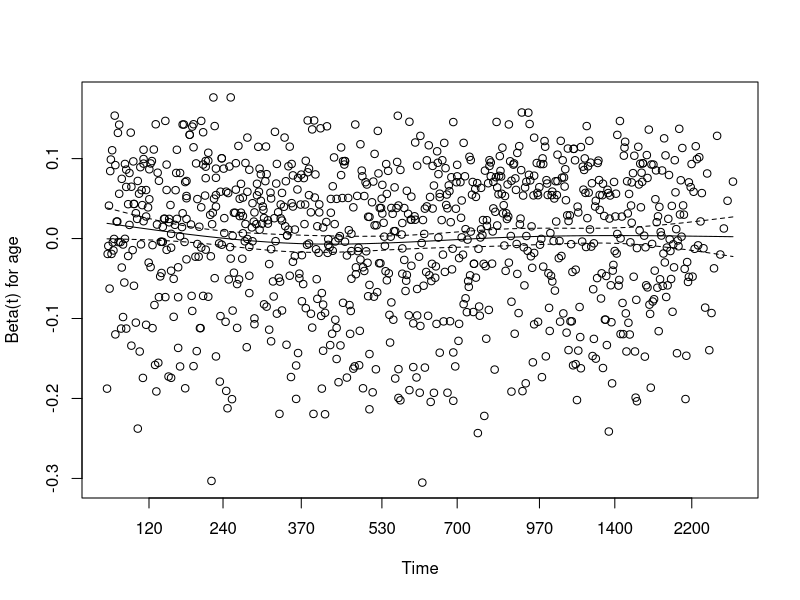
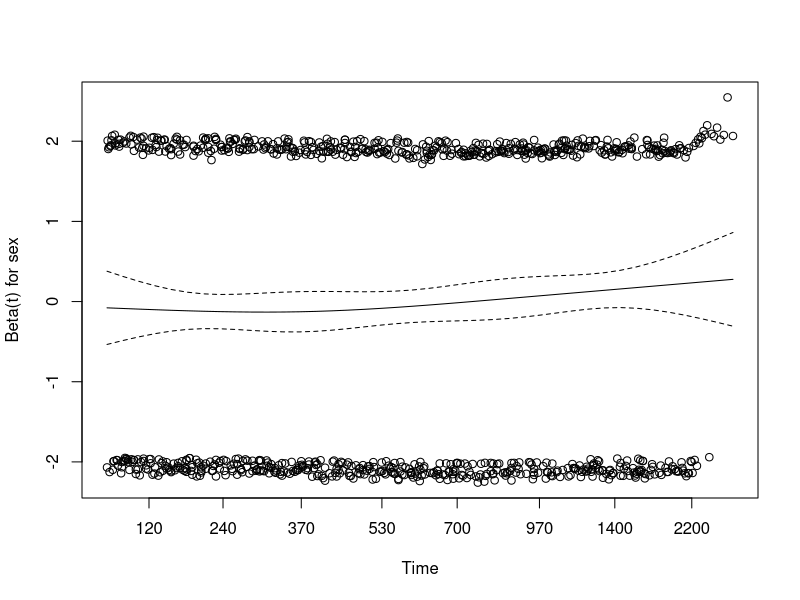
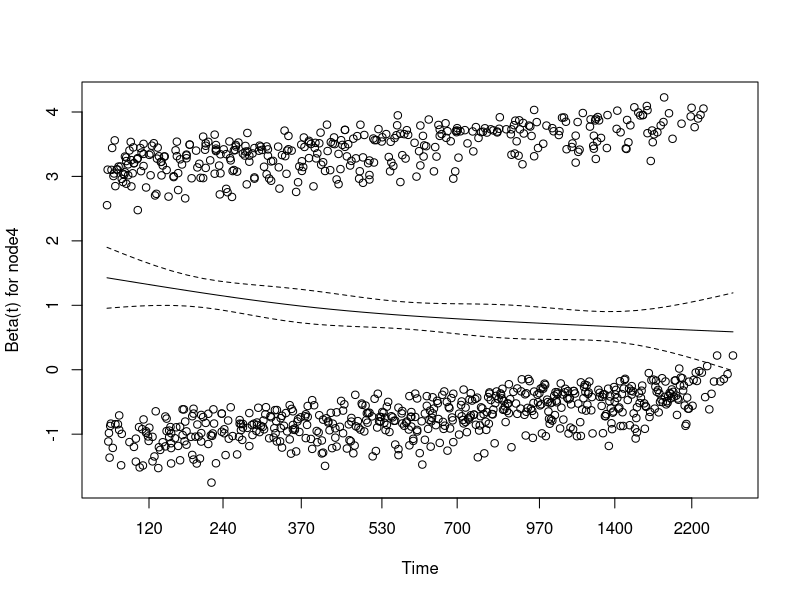
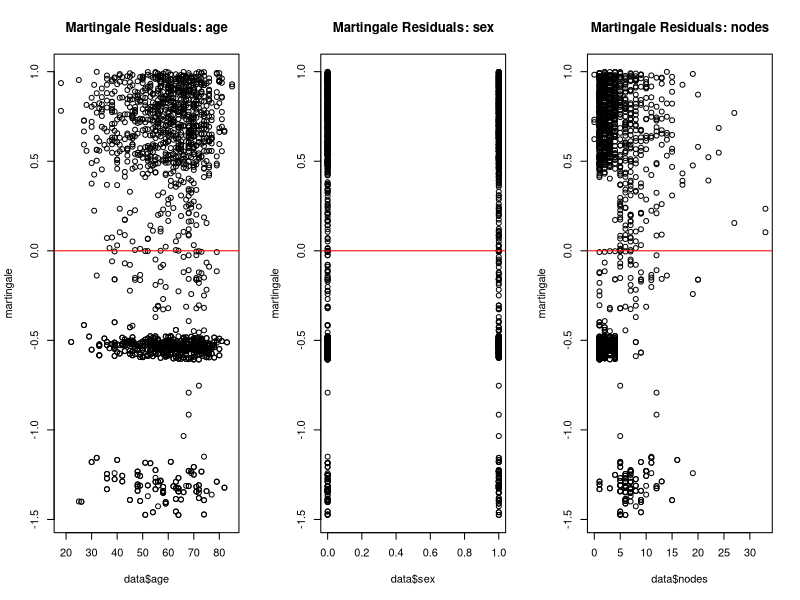
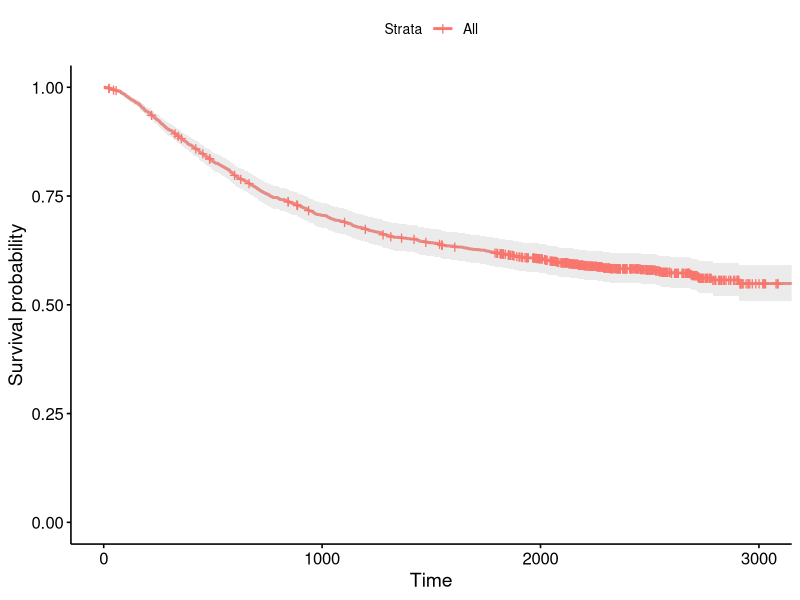
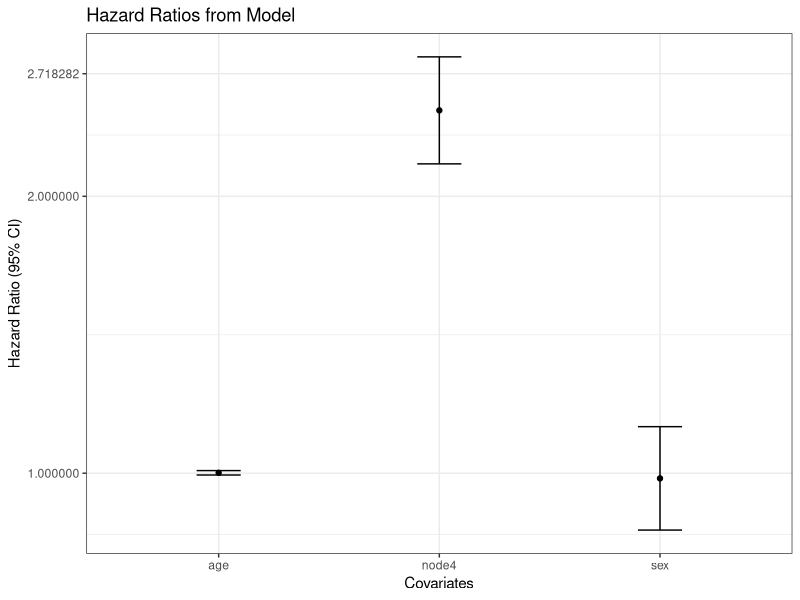
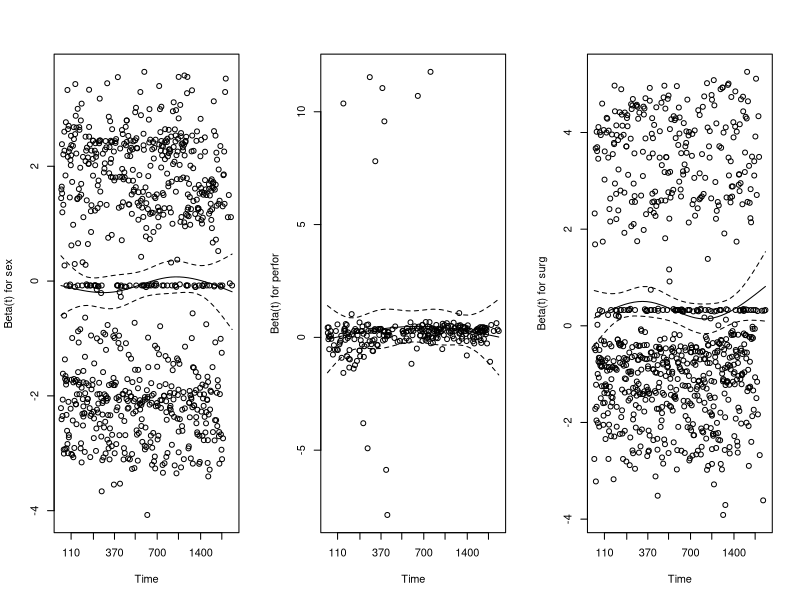
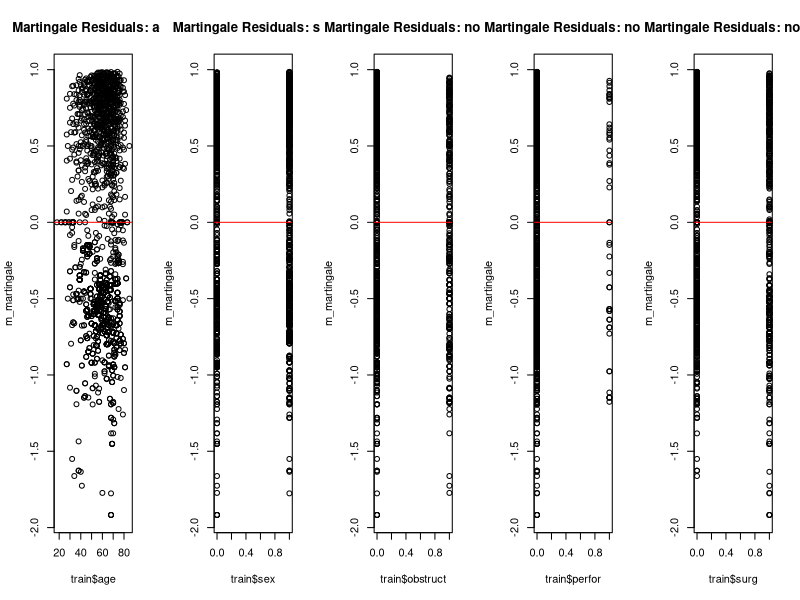

The R script that drew these images, in order:
## ---- chunk 1
library(survival)
data <- survival::colon
head(data)
## ---- chunk 2
cox <- coxph(Surv(time, status) ~ age + sex + node4,
             data = data)

summary(cox)
## ---- chunk 3
cox.zph(cox)

plot(cox.zph(cox))
## ---- chunk 4
martingale <- resid(cox, type = "martingale")

#Create a plot for each covariate in the model
par(mfrow = c(1,3))
plot(data$age, martingale, main = "Martingale Residuals: age")
abline(h = 0, col = "red")
plot(data$sex, martingale, main = "Martingale Residuals: sex")
abline(h = 0, col = "red")
plot(data$nodes, martingale, main = "Martingale Residuals: nodes")
abline(h = 0, col = "red")

## ---- chunk 5
#Get C index
(c_index <- concordance(cox, newdata = data))
## ---- chunk 6
library(survminer)
library(tidyverse)

survfit <- survfit(cox)

ggsurvplot(survfit,
           data = data,
           conf.int = TRUE,
           palette = "Dark1",
           pval = TRUE)
## ---- chunk 7
library(broom)

model_summary <- tidy(cox)

ggplot(model_summary,
       aes(x = term, y = exp(estimate), 
           ymin = exp(estimate-1.96*std.error),
           ymax = exp(estimate+1.96*std.error)))+
  geom_point()+
  geom_errorbar(width = .2)+
  scale_y_continuous(trans = "log")+
  labs(x = "Covariates",
       y = "Hazard Ratio (95% CI)",
       title = "Hazard Ratios from Model")+theme_bw()
  
## ---- chunk 8
#Create training and testing sets

set.seed(100)

split <- sample(1:nrow(data), size = round(.9*nrow(data)))

train <- data[split,]
test <- data[-split,]
## ---- chunk 9
m <- coxph(Surv(time, status) ~ strata(age) + sex + strata(obstruct) + perfor + surg,
             data = train)

summary(m)
## ---- chunk 10
cox.zph(m)

plot(cox.zph(m))
## ---- chunk 11
m_martingale <- resid(m, type = "martingale")

#Create a plot for each covariate in the model
par(mfrow = c(1,5))
plot(train$age, m_martingale, main = "Martingale Residuals: age")
abline(h = 0, col = "red")

plot(train$sex, m_martingale, main = "Martingale Residuals: sex")
abline(h = 0, col = "red")

plot(train$obstruct, m_martingale, main = "Martingale Residuals: nodes")
abline(h = 0, col = "red")

plot(train$perfor, m_martingale, main = "Martingale Residuals: nodes")
abline(h = 0, col = "red")

plot(train$surg, m_martingale, main = "Martingale Residuals: nodes")
abline(h = 0, col = "red")
## ---- chunk 12
(m_c_index <- concordance(cox, newdata = test))

## ---- chunk 13
test$loghazard <- predict(m, newdata = test,type = "risk")

test$hazardratios <- exp(test$loghazard)

head(select(test,loghazard,hazardratios,age,sex,obstruct,perfor,surg))
